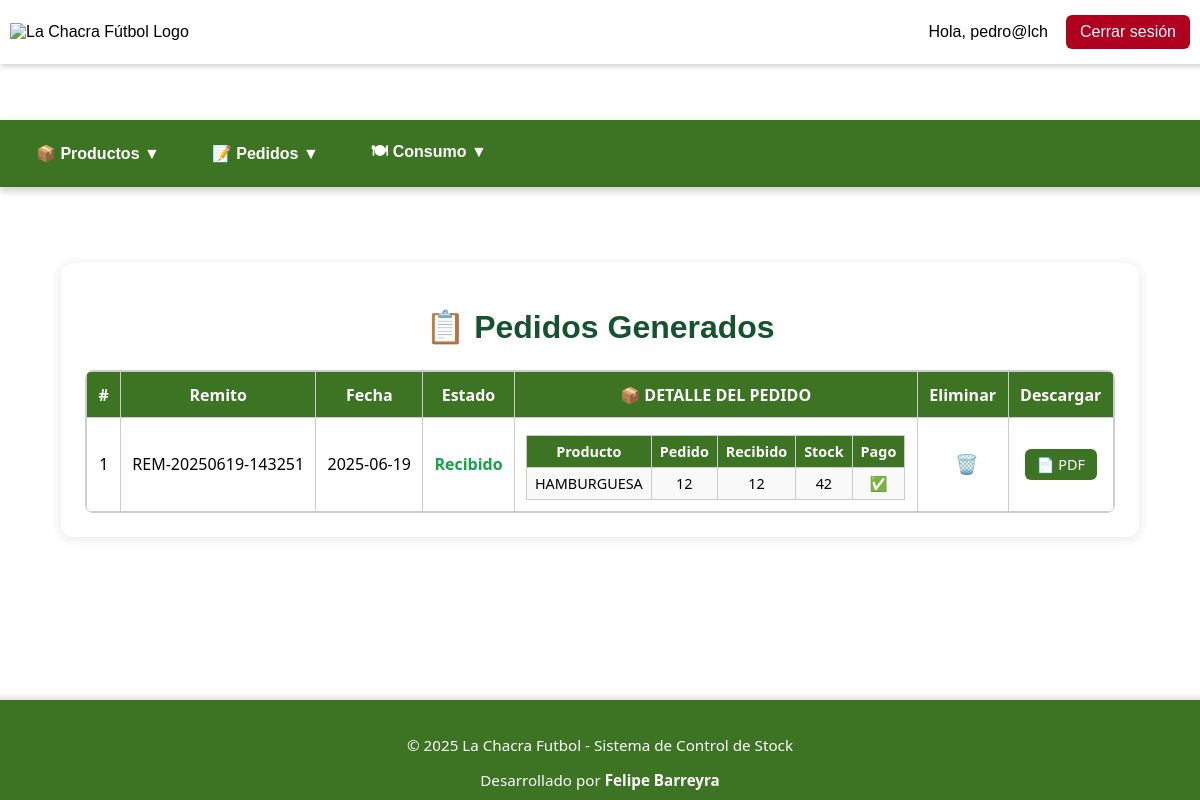
Screenshot of /index.php?seccion=ver_pedidos (signed in) with the database file from the repository.
### tables this page shows
CREATE TABLE `detalle_pedido` (
  `id` int(11) NOT NULL,
  `id_pedido` int(11) DEFAULT NULL,
  `id_producto` int(11) DEFAULT NULL,
  `cantidad_pedida` decimal(10,2) NOT NULL,
  `cantidad_recibida` decimal(10,2) NOT NULL DEFAULT 0.00,
  `fue_pagado` tinyint(1) DEFAULT 0
);

CREATE TABLE `pedidos` (
  `id` int(11) NOT NULL,
  `fecha` date DEFAULT NULL,
  `nro_remito` varchar(50) DEFAULT NULL,
  `estado` enum('Pendiente','Recibido') DEFAULT 'Pendiente'
);

CREATE TABLE `productos` (
  `id` int(11) NOT NULL,
  `nombre` varchar(100) DEFAULT NULL,
  `unidad_medida` varchar(50) DEFAULT NULL,
  `cantidad_actual` decimal(10,2) DEFAULT NULL,
  `gasto_x_sabado` decimal(10,2) DEFAULT NULL,
  `fecha_ingreso` date NOT NULL DEFAULT current_timestamp(),
  `id_area` int(11) DEFAULT NULL
);

### controllers/controllerpedido.php (called while the page is built, shortened)
<?php
require_once __DIR__ . '/../models/modelproducto.php';
require_once __DIR__ . '/../models/modelpedido.php';
class PedidoController {
    public function verPedidos() {
        global $pdo;
        $pedidoModel = new Pedido($pdo);
        $pedidos = $pedidoModel->obtenerTodosLosPedidos();
        include __DIR__ . '/../views/pedido/ver_pedidos.php';
    }
}

### models/modelpedido.php (called while the page is built, shortened)
<?php
class Pedido {
    private $pdo;
    public function __construct($pdo) {
        $this->pdo = $pdo;
    }
    public function obtenerTodosLosPedidos() {
        $sql = "SELECT
                    p.id AS id_pedido,
                    p.nro_remito,
                    p.fecha,
                    p.estado,
                    d.id_producto,
                    d.cantidad_pedida,
                    d.cantidad_recibida,
                    d.fue_pagado,
                    pr.nombre AS nombre_producto,
                    pr.cantidad_actual
                FROM pedidos p
                LEFT JOIN detalle_pedido d ON p.id = d.id_pedido
                LEFT JOIN productos pr ON d.id_producto = pr.id
                ORDER BY p.fecha DESC, p.nro_remito";
        $stmt = $this->pdo->query($sql);
        return $stmt->fetchAll(PDO::FETCH_ASSOC);
    }
}

### views/pedido/ver_pedidos.php (the view, shortened to what this page needs)
<?php
$agrupados = [];
foreach ($pedidos as $fila) {
    $id = $fila['id_pedido'];
    if (!isset($agrupados[$id])) {
        $agrupados[$id] = [
            'nro_remito' => $fila['nro_remito'],
            'fecha' => $fila['fecha'],
            'estado' => $fila['estado'],
            'productos' => []
        ];
    }
    $agrupados[$id]['productos'][] = [
        'nombre_producto' => $fila['nombre_producto'],
        'cantidad_pedida' => $fila['cantidad_pedida'],
        'cantidad_recibida' => $fila['cantidad_recibida'],
        'cantidad_actual' => $fila['cantidad_actual'],
        'fue_pagado' => $fila['fue_pagado'],
        'id_producto' => $fila['id_producto']
    ];
}
?>
<div class="ver-pedidos-container">
  <h1 class="ver-pedidos-title">📋 Pedidos Generados</h1>
  <?php
  function mostrarDecimalLimpio($num) {
      return rtrim(rtrim(number_format($num, 2, '.', ''), '0'), '.');
  }
  ?>
  <?php if (empty($pedidos)): ?>
    <p class="ver-pedidos-msg">No hay pedidos generados aún.</p>
  <?php else: ?>
    <div class="tabla-scroll">
      <table class="tabla-pedidos">
        <thead>
          <tr>
            <th>#</th>
            <th>Remito</th>
            <th>Fecha</th>
            <th>Estado</th>
            <th colspan="5" style="background-color:#3d7424; color:white; padding: 10px; font-size: 1rem; text-align: center;">
              📦 DETALLE DEL PEDIDO
            </th>
            <th>Eliminar</th>
            <th>Descargar</th>
          </tr>
        </thead>
        <tbody>
          <?php $i = 1; foreach ($agrupados as $id => $pedido): ?>
            <tr>
              <td data-label="#"><?= $i++ ?></td>
              <td data-label="Remito"><?= htmlspecialchars($pedido['nro_remito']) ?></td>
              <td data-label="Fecha"><?= htmlspecialchars($pedido['fecha']) ?></td>
              <td data-label="Estado" class="<?= $pedido['estado'] === 'Pendiente' ? 'estado-pendiente' : 'estado-recibido' ?>">
                <?= htmlspecialchars($pedido['estado']) ?>
              </td>
              <td colspan="5">
                <table class="tabla-pedidos-interna">
                  <thead>
                    <tr>
                      <th>Producto</th>
                      <th>Pedido</th>
                      <th>Recibido</th>
                      <th>Stock</th>
                      <th>Pago</th>
                    </tr>
                  </thead>
                  <tbody>
                    <?php foreach ($pedido['productos'] as $prod): ?>
                      <tr>
                      <td data-label="Producto"><?= htmlspecialchars($prod['nombre_producto']) ?></td>
                      <td data-label="Pedido"><?= mostrarDecimalLimpio($prod['cantidad_pedida']) ?></td>
                      <td data-label="Recibido"><?= mostrarDecimalLimpio($prod['cantidad_recibida']) ?></td>
                      <td data-label="Stock"><?= mostrarDecimalLimpio($prod['cantidad_actual']) ?></td>
                      <td data-label="Pago">
                        <?php if ($prod['fue_pagado']): ?>
                          ✅
                      <?php endif; ?>
                    </td>
                  </tr>
                    <?php endforeach; ?>
                  </tbody>
                </table>
              </td>
              <td>
                <form method="POST" action="index.php?seccion=eliminar_pedido"
                      onsubmit="return confirm('¿Estás seguro de eliminar este pedido? Esta acción no se puede deshacer.');"
                      style="display:inline;">
                  <button type="submit" class="btn-eliminar-p" title="Eliminar Pedido">🗑️</button>
                </form>
              </td>
              <td>
                <a href="generar_pedido_pdf.php?id_pedido=<?= $id ?>"
                   class="btn-descargar"
                   target="_blank">
                   📄 PDF
                </a>
              </td>
            </tr>
          <?php endforeach; ?>
        </tbody>
      </table>
    </div>
  <?php endif; ?>
</div>

### css/styles.css (style rules this page uses)
body { font-family: Arial, sans-serif; background-color: #fff; margin: 0; display: flex; justify-content: center; align-items: center; height: 100vh; }
button { width: 100%; padding: 12px; background-color: #337913; border: none; color: white; font-size: 16px; border-radius: 6px; cursor: pointer; }
.ver-pedidos-container { max-width: 1200px; margin: 2rem auto; padding: 1.5rem; background: #fff; border-radius: 12px; box-shadow: 0 2px 12px rgba(0,0,0,0.1); }
.ver-pedidos-title { text-align: center; color: #14532d; font-size: 2rem; margin-bottom: 1.5rem; }
.tabla-scroll { max-height: 450px; overflow-y: auto; overflow-x: hidden; border: 1px solid #ccc; border-radius: 8px; }
.btn-borrar, .btn-descargar { padding: 6px 12px; border: none; border-radius: 6px; font-size: 0.9rem; cursor: pointer; text-decoration: none; display: inline-block; text-align: center; }
.btn-eliminar-p { background-color: #c53030; color: #fff; width: 60px; align-items: center; }
.btn-descargar { background-color: #3d7424; color: #fff; }
.tabla-pedidos { width: 100%; min-width: 800px; border-collapse: collapse; font-family: 'Segoe UI', sans-serif; font-size: 1rem; }
.tabla-pedidos th, .tabla-pedidos td { border: 1px solid #ccc; padding: 0.7rem; text-align: center; }
.tabla-pedidos th { background-color: #3d7424; color: #fff; font-weight: 600; }
.estado-recibido { color: #16a34a; font-weight: bold; }
.tabla-pedidos-interna { width: 100%; margin-top: 6px; border-collapse: collapse; background-color: #f9f9f9; }
.tabla-pedidos-interna th, .tabla-pedidos-interna td { padding: 6px 8px; border: 1px solid #ccc; font-size: 0.9rem; }
.btn-eliminar-p { background: none; border: none; color: #b30000; cursor: pointer; font-size: 1.2rem; margin-left: 8px; transition: color 0.2s ease; }

### rows the page displays
detalle_pedido: id_pedido.nro_remito "REM-20250619-143251", id_pedido.fecha "2025-06-19", id_pedido.estado "Recibido", id_producto.nombre "HAMBURGUESA", cantidad_pedida "12", cantidad_recibida "12", id_producto.cantidad_actual "42"

### other values shown
$_SESSION['usuario'] "pedro@lch"
